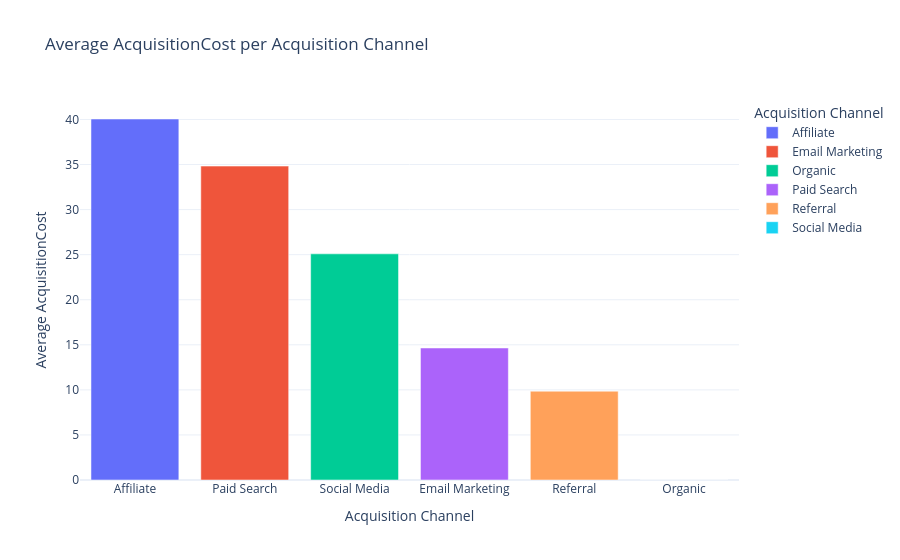

Notebook cell for this chart:
### Markdown cell above
## Problem Statement 2
**What is the average cost of acquiring a customer through each acquisition channel?**

### Code cell
# Average Acquisition cost per Channel
avg_acquisitionCost_by_channel = data.groupby('AcquisitionChannel')['AcquisitionCost'].mean().reset_index()

print("Average Acquisition Cost per Channel:")
print(avg_acquisitionCost_by_channel)
# Visualize the average acquisition cost per channel, sorted by revenue in descending order
fig = px.bar(avg_acquisitionCost_by_channel,
             x=avg_acquisitionCost_by_channel.sort_values('AcquisitionCost', ascending=False)['AcquisitionChannel'],  # Sort x-axis by Revenue in descending order
             y=avg_acquisitionCost_by_channel.sort_values('AcquisitionCost', ascending=False)['AcquisitionCost'],  # Ensure y-axis matches the sorted order
             title='Average AcquisitionCost per Acquisition Channel',
             labels={'AcquisitionCost': 'Average AcquisitionCost', 'AcquisitionChannel': 'Acquisition Channel'},
             color='AcquisitionChannel')  # Add color to differentiate channels
fig.update_layout(
    xaxis_title="Acquisition Channel",
    yaxis_title="Average AcquisitionCost"
)

fig.show()

### Figure 1 — Plotly figure (JSON) as saved in the notebook; plotly's stock layout.template omitted (floating-point values rounded to 4 significant figures)
{"data": [{"alignmentgroup": "True", "hovertemplate": "Acquisition Channel=Affiliate<br>x=%{x}<br>y=%{y}<extra></extra>", "legendgroup": "Affiliate", "marker": {"color": "#636efa", "pattern": {"shape": ""}}, "name": "Affiliate", "offsetgroup": "Affiliate", "orientation": "v", "showlegend": true, "textposition": "auto", "type": "bar", "x": ["Affiliate"], "xaxis": "x", "y": [40.05], "yaxis": "y"}, {"alignmentgroup": "True", "hovertemplate": "Acquisition Channel=Email Marketing<br>x=%{x}<br>y=%{y}<extra></extra>", "legendgroup": "Email Marketing", "marker": {"color": "#EF553B", "pattern": {"shape": ""}}, "name": "Email Marketing", "offsetgroup": "Email Marketing", "orientation": "v", "showlegend": true, "textposition": "auto", "type": "bar", "x": ["Paid Search"], "xaxis": "x", "y": [34.83], "yaxis": "y"}, {"alignmentgroup": "True", "hovertemplate": "Acquisition Channel=Organic<br>x=%{x}<br>y=%{y}<extra></extra>", "legendgroup": "Organic", "marker": {"color": "#00cc96", "pattern": {"shape": ""}}, "name": "Organic", "offsetgroup": "Organic", "orientation": "v", "showlegend": true, "textposition": "auto", "type": "bar", "x": ["Social Media"], "xaxis": "x", "y": [25.09], "yaxis": "y"}, {"alignmentgroup": "True", "hovertemplate": "Acquisition Channel=Paid Search<br>x=%{x}<br>y=%{y}<extra></extra>", "legendgroup": "Paid Search", "marker": {"color": "#ab63fa", "pattern": {"shape": ""}}, "name": "Paid Search", "offsetgroup": "Paid Search", "orientation": "v", "showlegend": true, "textposition": "auto", "type": "bar", "x": ["Email Marketing"], "xaxis": "x", "y": [14.65], "yaxis": "y"}, {"alignmentgroup": "True", "hovertemplate": "Acquisition Channel=Referral<br>x=%{x}<br>y=%{y}<extra></extra>", "legendgroup": "Referral", "marker": {"color": "#FFA15A", "pattern": {"shape": ""}}, "name": "Referral", "offsetgroup": "Referral", "orientation": "v", "showlegend": true, "textposition": "auto", "type": "bar", "x": ["Referral"], "xaxis": "x", "y": [9.854], "yaxis": "y"}, {"alignmentgroup": "True", "hovertemplate": "Acquisition Channel=Social Media<br>x=%{x}<br>y=%{y}<extra></extra>", "legendgroup": "Social Media", "marker": {"color": "#19d3f3", "pattern": {"shape": ""}}, "name": "Social Media", "offsetgroup": "Social Media", "orientation": "v", "showlegend": true, "textposition": "auto", "type": "bar", "x": ["Organic"], "xaxis": "x", "y": [0], "yaxis": "y"}], "layout": {"barmode": "relative", "legend": {"title": {"text": "Acquisition Channel"}, "tracegroupgap": 0}, "title": {"text": "Average AcquisitionCost per Acquisition Channel"}, "xaxis": {"anchor": "y", "domain": [0, 1], "title": {"text": "Acquisition Channel"}}, "yaxis": {"anchor": "x", "domain": [0, 1], "title": {"text": "Average AcquisitionCost"}}}}
